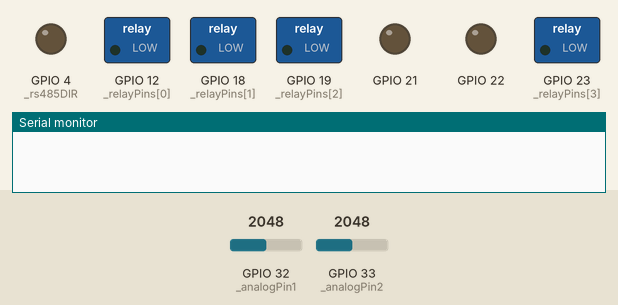
Simulated run of this sketch. Board: ESP32. Shown: switched loads named in the sketch (green lamp = pin HIGH), output pins drawn as LEDs (lit = HIGH), the last lines printed to the serial monitor. The test bench sets the inputs (shaded band); at power-on: GPIO 32 (_analogPin1) = 2048, GPIO 33 (_analogPin2) = 2048. EEPROM starts erased.

Above: at 0.0 s.
At 3.2 s:
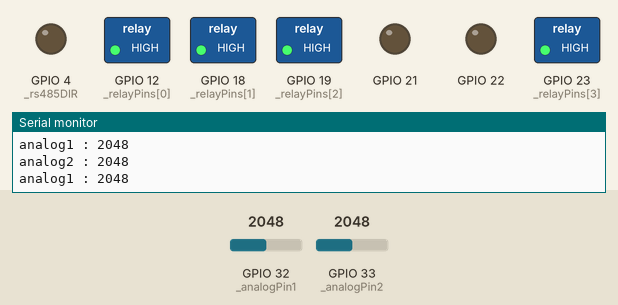
3.3 s: GPIO 32 (_analogPin1) set to 1030
6.3 s: GPIO 32 (_analogPin1) set to 943
9.3 s: GPIO 33 (_analogPin2) set to 1032
12.3 s: GPIO 33 (_analogPin2) set to 931
At 17.7 s:
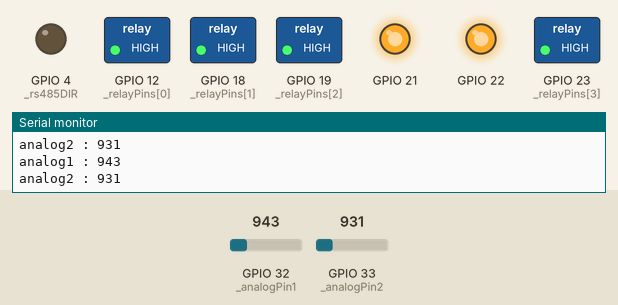
Timing chart, 0 to 19.2 s (numbered marks = the images above; inputs shaded):
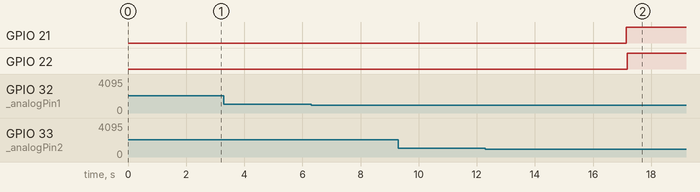

The sketch:

I2C_Slave_v1.1.ino
```cpp
#include <Wire.h>
#include <EEPROM.h>

#define _slaveAddress 0x04

// RS485
#define _rs485RX 16
#define _rs485TX 17
#define _rs485DIR 4

// RS232
#define _rs232RX 26
#define _rs232TX 25

// Analog
#define _analogPin1 32
#define _analogPin2 33

// Relay pins (changed last pin to 23 to avoid RS232 conflict)
const byte _relayPins[] = { 12, 18, 19, 23 };

const byte loadStateEEPROMAddress[] = { 0, 1, 2, 3 };
bool relayloadsStatus[] = { 0, 0, 0, 0 };

#define I2C_RESPONSE_SIZE 120

char mergeData[I2C_RESPONSE_SIZE];

struct SplitData {
  String indexOneData;
  String indexTwoData;
  String indexThreeData;
};

// I2C watchdog
unsigned long lastI2CRequest = 0;
const unsigned long I2C_TIMEOUT1 = 15000;  // 15 seconds

void setup() {
  delay(2000);
  Serial.begin(9600);
  Wire.begin(_slaveAddress);
  Wire.onRequest(requestEvent);
  Wire.onReceive(receiveEvent);
  EEPROM.begin(512);

  // RS485
  pinMode(_rs485DIR, OUTPUT);
  digitalWrite(_rs485DIR, LOW);
  Serial2.begin(9600, SERIAL_8N1, _rs485RX, _rs485TX);

  // RS232
  Serial1.begin(9600, SERIAL_8N1, _rs232RX, _rs232TX);

  gpioInit();
  readDataFromEEPROM();
  Serial.println("Inside Setup");

  lastI2CRequest = millis();
}

void loop() {
  int analog1 = analogRead(_analogPin1);
  Serial.println("analog1 : " + String(analog1));
  int analog2 = analogRead(_analogPin2);
  Serial.println("analog2 : " + String(analog2));

  String rs485Data = "";
  String rs232Data = "";

  if (Serial2.available() > 0) {
    rs485Data = Serial2.readStringUntil('\n');
    rs485Data.trim();
  }

  if (Serial1.available() > 0) {
    rs232Data = Serial1.readStringUntil('\n');
    rs232Data.trim();
  }

  if (rs485Data.length() > 0 || rs232Data.length() > 0) {
    snprintf(mergeData, sizeof(mergeData),
             "%d:%d:%d:%d:%d:%d:%s:%s",
             analog1,
             analog2,
             relayloadsStatus[0],
             relayloadsStatus[1],
             relayloadsStatus[2],
             relayloadsStatus[3],
             rs485Data.c_str(),
             rs232Data.c_str());
  } else {
    snprintf(mergeData, sizeof(mergeData),
             "%d:%d:%d:%d:%d:%d",
             analog1,
             analog2,
             relayloadsStatus[0],
             relayloadsStatus[1],
             relayloadsStatus[2],
             relayloadsStatus[3]);
  }

  // I2C timeout watchdog
  if (millis() - lastI2CRequest > I2C_TIMEOUT1) {

    Serial.println("⚠ I2C inactive, resetting...");

    i2cBusRecovery();
    resetI2C();

    lastI2CRequest = millis();
  }
}

void gpioInit() {
  pinMode(_analogPin1, INPUT);
  pinMode(_analogPin2, INPUT);
  for (int i = 0; i < 4; i++) {
    pinMode(_relayPins[i], OUTPUT);
    digitalWrite(_relayPins[i], LOW);
    delay(10);
  }
}

void resetI2C() {

  Serial.println("🔄 Resetting I2C...");

  Wire.end();
  delay(10);

  Wire.begin(_slaveAddress);
  Wire.onRequest(requestEvent);
  Wire.onReceive(receiveEvent);

  delay(10);

  Serial.println("✅ I2C reset complete");
}

void i2cBusRecovery() {

  pinMode(22, OUTPUT);
  pinMode(21, INPUT);

  for (int i = 0; i < 9; i++) {

    digitalWrite(22, LOW);
    delayMicroseconds(5);
    digitalWrite(22, HIGH);
    delayMicroseconds(5);
  }

  pinMode(21, OUTPUT);

  digitalWrite(21, LOW);
  delayMicroseconds(5);
  digitalWrite(21, HIGH);
  delayMicroseconds(5);

  Serial.println("✅ I2C Bus Recovered");
}

void requestEvent() {

  lastI2CRequest = millis();

  uint8_t buffer[I2C_RESPONSE_SIZE];

  size_t len = strlen(mergeData);

  if (len > I2C_RESPONSE_SIZE)
    len = I2C_RESPONSE_SIZE;

  memcpy(buffer, mergeData, len);

  for (size_t i = len; i < I2C_RESPONSE_SIZE; i++)
    buffer[i] = 0x00;

  Wire.write(buffer, I2C_RESPONSE_SIZE);
}

void receiveEvent(int numBytes) {

  lastI2CRequest = millis();

  String receivedData = "";

  while (Wire.available()) {
    char c = Wire.read();
    receivedData += c;
  }

  Serial.print("Received from master: ");
  Serial.println(receivedData);

  SplitData i2cDecodedMsg = splitStringByColon(receivedData);

  bool state = i2cDecodedMsg.indexTwoData.toInt();

  if (i2cDecodedMsg.indexOneData == "1") {
    relayControl(_relayPins[0], state);
    relayloadsStatus[0] = state;
    writeOneByteInEEPROM(loadStateEEPROMAddress[0], state);
  } else if (i2cDecodedMsg.indexOneData == "2") {
    relayControl(_relayPins[1], state);
    relayloadsStatus[1] = state;
    writeOneByteInEEPROM(loadStateEEPROMAddress[1], state);
  } else if (i2cDecodedMsg.indexOneData == "3") {
    relayControl(_relayPins[2], state);
    relayloadsStatus[2] = state;
    writeOneByteInEEPROM(loadStateEEPROMAddress[2], state);
  } else if (i2cDecodedMsg.indexOneData == "4") {
    relayControl(_relayPins[3], state);
    relayloadsStatus[3] = state;
    writeOneByteInEEPROM(loadStateEEPROMAddress[3], state);
  } else if (i2cDecodedMsg.indexOneData == "All") {
    for (int i = 0; i < 4; i++) {
      relayControl(_relayPins[i], state);
      relayloadsStatus[i] = state;
      writeOneByteInEEPROM(loadStateEEPROMAddress[i], state);
      delay(1);
    }
  } else if (i2cDecodedMsg.indexOneData == "Motion") {
    for (int i = 0; i < 4; i++) {
      relayControl(_relayPins[i], state);
      delay(1);
    }
  }
}

void relayControl(int relayPin, bool state) {

  digitalWrite(relayPin, state);
}

void readDataFromEEPROM() {

  for (int i = 0; i < 4; i++) {

    relayloadsStatus[i] = EEPROM.read(loadStateEEPROMAddress[i]);
    relayControl(_relayPins[i], relayloadsStatus[i]);
    delay(10);
  }
}

void writeOneByteInEEPROM(int Add, byte data) {

  EEPROM.write(Add, data);
  EEPROM.commit();
}

SplitData splitStringByColon(const String& data) {

  SplitData mqttMsg;

  int firstIndex = data.indexOf(':');

  if (firstIndex != -1) {

    mqttMsg.indexOneData = data.substring(0, firstIndex);

    int secondIndex = data.indexOf(':', firstIndex + 1);

    if (secondIndex != -1) {

      mqttMsg.indexTwoData = data.substring(firstIndex + 1, secondIndex);
      mqttMsg.indexThreeData = data.substring(secondIndex + 1);
    }

    else {

      mqttMsg.indexTwoData = data.substring(firstIndex + 1);
    }
  }

  else {

    mqttMsg.indexOneData = data;
  }

  return mqttMsg;
}
```

Measured:
- the behaviour switches between 1000 and 999 on GPIO 33 (_analogPin2) (found by bisection; images 1 and 2)
